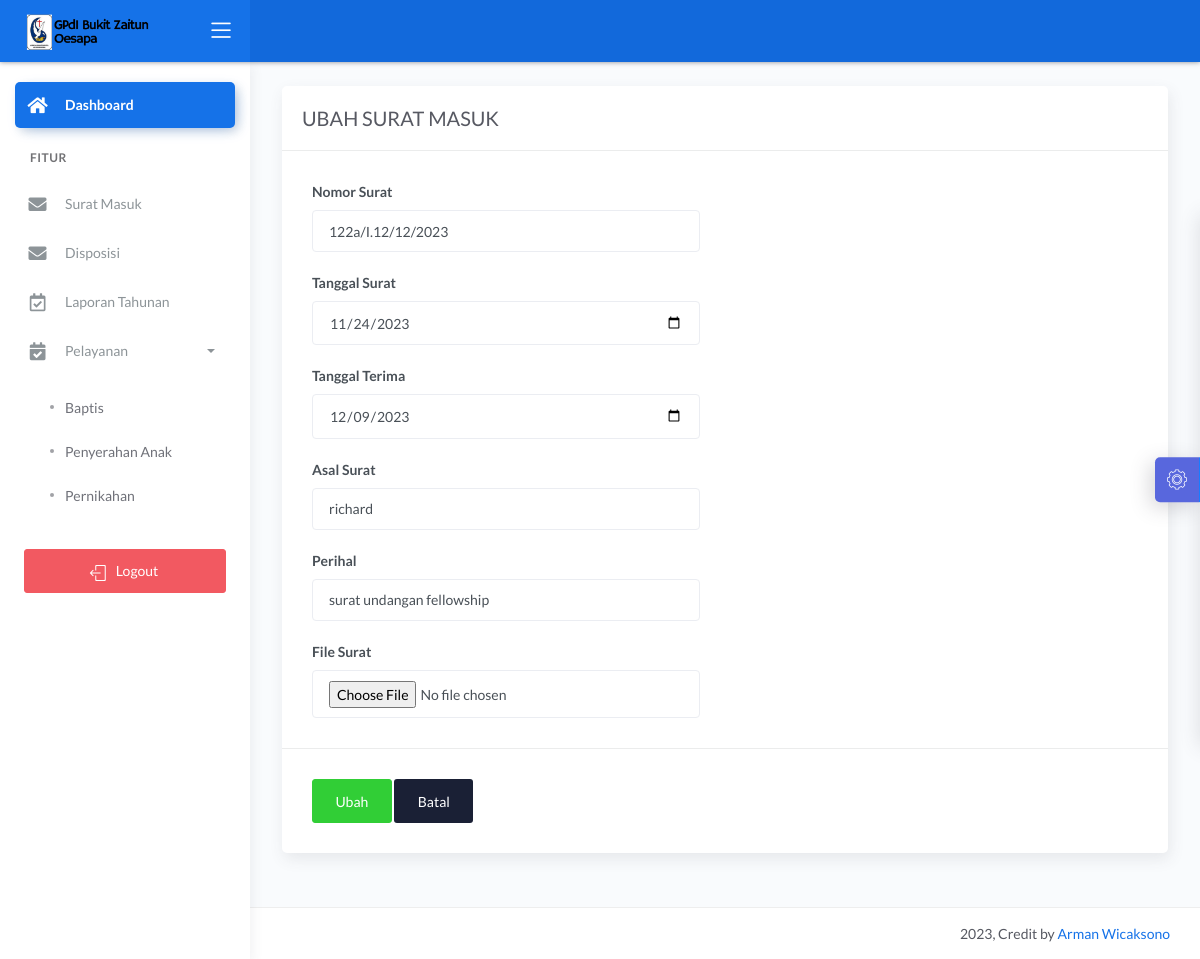
The page /dashboard/main2.php?halaman=ubah_surat_masuk&id_surat_masuk=3 (signed in) on the database its author committed.
### tables this page shows
CREATE TABLE `suratmasuk` (
  `id_surat_masuk` int(5) NOT NULL,
  `no_surat_masuk` varchar(30) NOT NULL,
  `tgl_surat` date NOT NULL,
  `tgl_terima` date NOT NULL,
  `asal_surat` varchar(35) NOT NULL,
  `perihal` varchar(35) NOT NULL,
  `file_surat_masuk` varchar(50) NOT NULL
);

### dashboard/ubah_surat_masuk.php (the view, shortened to what this page needs)
<?php
if (isset($_GET['id_surat_masuk'])) {
	$id_surat_masuk = $_GET['id_surat_masuk'];
	$tampil_nik = "SELECT * FROM suratmasuk  WHERE id_surat_masuk=$id_surat_masuk";
	$query = mysqli_query($konek, $tampil_nik);
	$data = mysqli_fetch_array($query, MYSQLI_BOTH);
    $noSurat = $data['no_surat_masuk'];
    $tgl1 = $data['tgl_surat'];
    $tgl2 = $data['tgl_terima'];
    $asal = $data['asal_surat'];
    $perihal = $data['perihal'];
    $file = $data['file_surat_masuk'];
}
?>
<link href="css/sweetalert.css" rel="stylesheet" type="text/css">
<div class="page-inner">
	<div class="row">
		<div class="col-md-12">
			<form method="POST" enctype="multipart/form-data">
				<div class="card">
					<div class="card-header">
						<div class="card-title">UBAH SURAT MASUK</div>
					</div>
					<div class="card-body">
						<div class="row">
							<div class="col-md-6 col-lg-6">
                            <div class="form-group">
									<label>Nomor Surat</label>
									<input type="text" name="no_surat_masuk" class="form-control" value="<?= $noSurat ?>" autofocus>
								</div>
								<div class="form-group">
									<label>Tanggal Surat</label>
									<input type="date" name="tgl_surat" class="form-control" value="<?= $tgl1 ?>">
								</div>
								<div class="form-group">
									<label>Tanggal Terima</label>
									<input type="date" name="tgl_terima" class="form-control" value="<?= $tgl2 ?>">
								</div>
                                <div class="form-group">
									<label>Asal Surat</label>
                                    <input type="text" name="asal_surat" class="form-control" value="<?= $asal ?>">
								</div>
                                <div class="form-group">
									<label>Perihal</label>
                                    <input type="text" name="perihal" class="form-control" value="<?= $perihal ?>">
								</div>
                                <div class="form-group">
									<label>File Surat</label>
                                    <input type="file" name="file_surat" class="form-control" value="<?= $file ?>">
								</div>
							</div>
						</div>
					</div>
					<div class="card-action">
						<button name="ubah" class="btn btn-success">Ubah</button>
						<a href="?halaman=tampil_surat_masuk" class="btn btn-default">Batal</a>
					</div>
				</div>
		</div>
	</div>
</div>

### rows shown on the page
suratmasuk: no_surat_masuk "122a/I.12/12/2023", tgl_surat "11/24/2023", tgl_terima "12/09/2023", asal_surat "richard", perihal "surat undangan fellowship"
